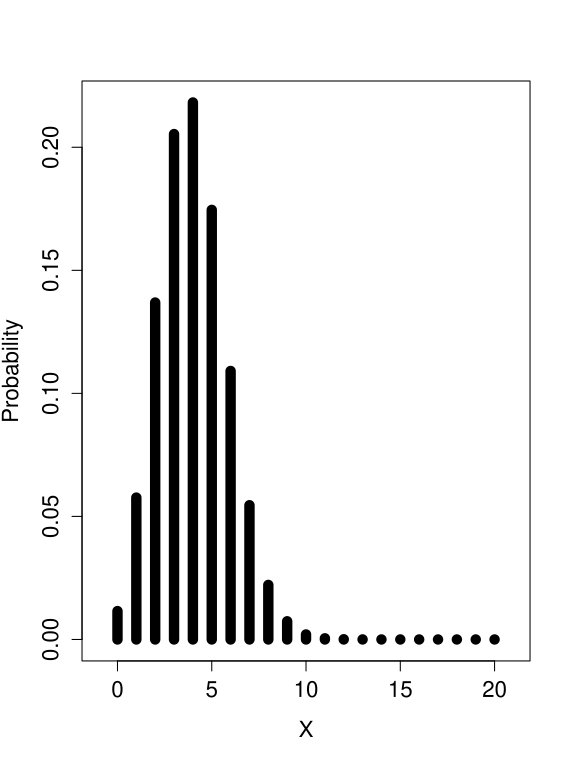

Source code (R):
n = 20
p = 0.2
plot( seq(0,n), dbinom( seq(0,n), n, p), type='h', lwd=10,
      xlim=c(-1,n+1), xlab='X', ylab='Probability')
